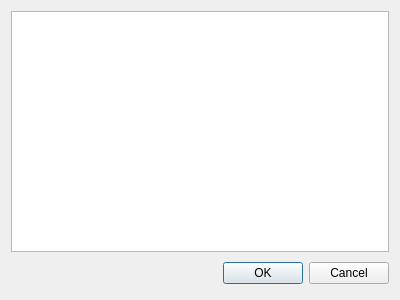
<?xml version="1.0" encoding="UTF-8"?>
<ui version="4.0">
 <class>addToPlaylistDialog</class>
 <widget class="QDialog" name="addToPlaylistDialog">
  <property name="geometry">
   <rect>
    <x>0</x>
    <y>0</y>
    <width>400</width>
    <height>300</height>
   </rect>
  </property>
  <property name="windowTitle">
   <string>Dialog</string>
  </property>
  <layout class="QGridLayout" name="gridLayout">
   <item row="0" column="0">
    <widget class="QListWidget" name="playlistListWidget"/>
   </item>
   <item row="1" column="0">
    <layout class="QHBoxLayout">
     <property name="spacing">
      <number>6</number>
     </property>
     <property name="margin" stdset="0">
      <number>0</number>
     </property>
     <item>
      <spacer>
       <property name="orientation">
        <enum>Qt::Orientation::Horizontal</enum>
       </property>
       <property name="sizeHint" stdset="0">
        <size>
         <width>131</width>
         <height>31</height>
        </size>
       </property>
      </spacer>
     </item>
     <item>
      <widget class="QPushButton" name="okButton">
       <property name="text">
        <string>OK</string>
       </property>
      </widget>
     </item>
     <item>
      <widget class="QPushButton" name="cancelButton">
       <property name="text">
        <string>Cancel</string>
       </property>
      </widget>
     </item>
    </layout>
   </item>
  </layout>
 </widget>
 <resources/>
 <connections>
  <connection>
   <sender>okButton</sender>
   <signal>clicked()</signal>
   <receiver>addToPlaylistDialog</receiver>
   <slot>accept()</slot>
   <hints>
    <hint type="sourcelabel">
     <x>278</x>
     <y>253</y>
    </hint>
    <hint type="destinationlabel">
     <x>96</x>
     <y>254</y>
    </hint>
   </hints>
  </connection>
  <connection>
   <sender>cancelButton</sender>
   <signal>clicked()</signal>
   <receiver>addToPlaylistDialog</receiver>
   <slot>reject()</slot>
   <hints>
    <hint type="sourcelabel">
     <x>369</x>
     <y>253</y>
    </hint>
    <hint type="destinationlabel">
     <x>179</x>
     <y>282</y>
    </hint>
   </hints>
  </connection>
 </connections>
</ui>
